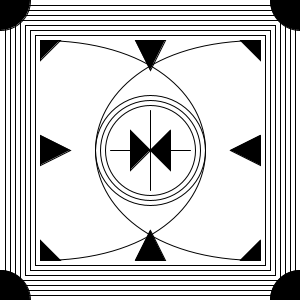
Frame 1 (no input)
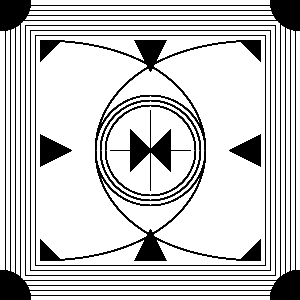
Frame 60 (the mouse pressed at the canvas centre just before this capture)
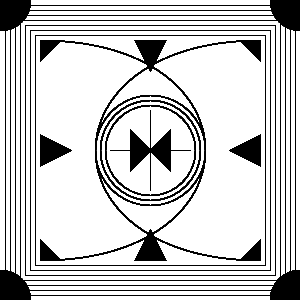
Frame 120 (the mouse held since frame 60 and released just before this capture)

The Processing sketch that drew these frames (run headless with seeded random() and noise(); from frame 60 on, the mouse is pressed at the canvas centre):

// Processing sketch: processing_143777
// ── processing_143777.pde

void setup(){
  size(300,300);
  background(255);
}

void draw(){
  noFill();
  rect(5,5,290,290);
  rect(10,10,280,280);
  rect(15,15,270,270);
  rect(20,20,260,260);
  rect(25,25,250,250);
  rect(30,30,240,240);
  rect(35,35,230,230);
  
  fill(0);
  ellipse(0,0,60,60);
  ellipse(0,300,60,60);
  ellipse(300,300,60,60);
  ellipse(300,0,60,60);
 
  quad(130,130,130,170,170,130,170,170);
  
  triangle(40,40,40,60,60,40);
  triangle(260,260,260,240,240,260);
  triangle(260,40,260,60,240,40);
  triangle(40,260,40,240,60,260);
  
  line(110,150,190,150);
  line(150,110,150,190);
  
  triangle(40,135,40,165,70,150);
  triangle(260,165,260,135,230,150);
  triangle(135,40,165,40,150,70);
  triangle(165,260,135,260,150,230);
  
  noFill();
  ellipse(150,150,90,90);
  ellipse(150,150,100,100);
  ellipse(150,150,110,110);
  
  bezier(40,40,260,40,260,260,40,260);
  bezier(260,260,40,260,40,40,260,40);
 
  
}
  
